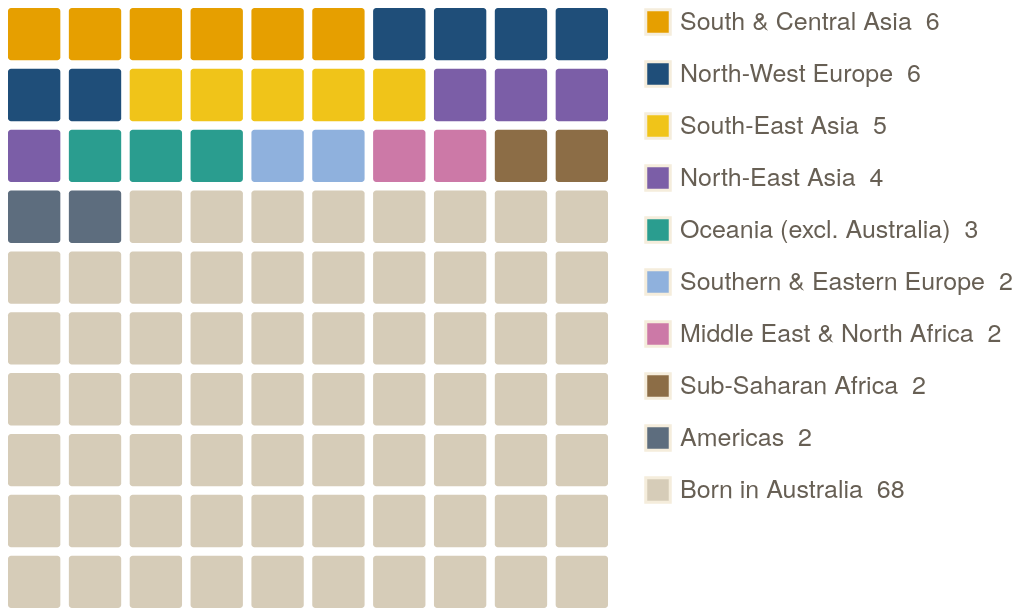

Describe this chart as a Vega-Lite specification.
### Vega-Lite specification from a JSON file in a GitHub repository (floating-point values rounded to 4 significant figures)
{"$schema": "https://vega.github.io/schema/vega-lite/v5.json", "config": {"background": null, "font": "IBM Plex Sans, Helvetica Neue, Arial, sans-serif", "padding": 4, "view": {"stroke": null}, "axis": {"labelColor": "#675f54", "titleColor": "#675f54", "gridColor": "#d3c5a8", "domainColor": "#d3c5a8", "tickColor": "#d3c5a8", "labelFont": "IBM Plex Sans, Helvetica Neue, Arial, sans-serif", "labelFontSize": 11, "titleFont": "IBM Plex Sans, Helvetica Neue, Arial, sans-serif", "titleFontWeight": 500, "titleFontSize": 11.5}, "legend": {"labelColor": "#675f54", "titleColor": "#25221d", "labelFont": "IBM Plex Sans, Helvetica Neue, Arial, sans-serif", "titleFont": "IBM Plex Sans, Helvetica Neue, Arial, sans-serif", "titleFontWeight": 600, "labelFontSize": 12, "titleFontSize": 12, "symbolStrokeColor": "#f5eddc"}, "text": {"color": "#25221d", "font": "IBM Plex Sans, Helvetica Neue, Arial, sans-serif"}, "tooltipFormat": {"numberFormat": ",.0f"}}, "width": 300, "height": 300, "data": {"values": [{"region": "South & Central Asia", "n": 1746360, "pct": 6.3, "label": "Born in South & Central Asia", "i": 0, "col": 0, "row": 0}, {"region": "South & Central Asia", "n": 1746360, "pct": 6.3, "label": "Born in South & Central Asia", "i": 1, "col": 1, "row": 0}, {"region": "South & Central Asia", "n": 1746360, "pct": 6.3, "label": "Born in South & Central Asia", "i": 2, "col": 2, "row": 0}, {"region": "South & Central Asia", "n": 1746360, "pct": 6.3, "label": "Born in South & Central Asia", "i": 3, "col": 3, "row": 0}, {"region": "South & Central Asia", "n": 1746360, "pct": 6.3, "label": "Born in South & Central Asia", "i": 4, "col": 4, "row": 0}, {"region": "South & Central Asia", "n": 1746360, "pct": 6.3, "label": "Born in South & Central Asia", "i": 5, "col": 5, "row": 0}, {"region": "North-West Europe", "n": 1548800, "pct": 5.6, "label": "Born in North-West Europe", "i": 6, "col": 6, "row": 0}, {"region": "North-West Europe", "n": 1548800, "pct": 5.6, "label": "Born in North-West Europe", "i": 7, "col": 7, "row": 0}, {"region": "North-West Europe", "n": 1548800, "pct": 5.6, "label": "Born in North-West Europe", "i": 8, "col": 8, "row": 0}, {"region": "North-West Europe", "n": 1548800, "pct": 5.6, "label": "Born in North-West Europe", "i": 9, "col": 9, "row": 0}, {"region": "North-West Europe", "n": 1548800, "pct": 5.6, "label": "Born in North-West Europe", "i": 10, "col": 0, "row": 1}, {"region": "North-West Europe", "n": 1548800, "pct": 5.6, "label": "Born in North-West Europe", "i": 11, "col": 1, "row": 1}, {"region": "South-East Asia", "n": 1365980, "pct": 4.9, "label": "Born in South-East Asia", "i": 12, "col": 2, "row": 1}, {"region": "South-East Asia", "n": 1365980, "pct": 4.9, "label": "Born in South-East Asia", "i": 13, "col": 3, "row": 1}, {"region": "South-East Asia", "n": 1365980, "pct": 4.9, "label": "Born in South-East Asia", "i": 14, "col": 4, "row": 1}, {"region": "South-East Asia", "n": 1365980, "pct": 4.9, "label": "Born in South-East Asia", "i": 15, "col": 5, "row": 1}, {"region": "South-East Asia", "n": 1365980, "pct": 4.9, "label": "Born in South-East Asia", "i": 16, "col": 6, "row": 1}, {"region": "North-East Asia", "n": 1129440, "pct": 4.1, "label": "Born in North-East Asia", "i": 17, "col": 7, "row": 1}, {"region": "North-East Asia", "n": 1129440, "pct": 4.1, "label": "Born in North-East Asia", "i": 18, "col": 8, "row": 1}, {"region": "North-East Asia", "n": 1129440, "pct": 4.1, "label": "Born in North-East Asia", "i": 19, "col": 9, "row": 1}, {"region": "North-East Asia", "n": 1129440, "pct": 4.1, "label": "Born in North-East Asia", "i": 20, "col": 0, "row": 2}, {"region": "Oceania (excl. Australia)", "n": 866840, "pct": 3.1, "label": "Born in Oceania (excl. Australia)", "i": 21, "col": 1, "row": 2}, {"region": "Oceania (excl. Australia)", "n": 866840, "pct": 3.1, "label": "Born in Oceania (excl. Australia)", "i": 22, "col": 2, "row": 2}, {"region": "Oceania (excl. Australia)", "n": 866840, "pct": 3.1, "label": "Born in Oceania (excl. Australia)", "i": 23, "col": 3, "row": 2}, {"region": "Southern & Eastern Europe", "n": 666600, "pct": 2.4, "label": "Born in Southern & Eastern Europe", "i": 24, "col": 4, "row": 2}, {"region": "Southern & Eastern Europe", "n": 666600, "pct": 2.4, "label": "Born in Southern & Eastern Europe", "i": 25, "col": 5, "row": 2}, {"region": "Middle East & North Africa", "n": 559890, "pct": 2, "label": "Born in Middle East & North Africa", "i": 26, "col": 6, "row": 2}, {"region": "Middle East & North Africa", "n": 559890, "pct": 2, "label": "Born in Middle East & North Africa", "i": 27, "col": 7, "row": 2}, {"region": "Sub-Saharan Africa", "n": 480090, "pct": 1.7, "label": "Born in Sub-Saharan Africa", "i": 28, "col": 8, "row": 2}, {"region": "Sub-Saharan Africa", "n": 480090, "pct": 1.7, "label": "Born in Sub-Saharan Africa", "i": 29, "col": 9, "row": 2}, {"region": "Americas", "n": 469830, "pct": 1.7, "label": "Born in Americas", "i": 30, "col": 0, "row": 3}, {"region": "Americas", "n": 469830, "pct": 1.7, "label": "Born in Americas", "i": 31, "col": 1, "row": 3}, {"region": "Australia", "n": 18779950, "pct": 68, "label": "Born in Australia", "i": 32, "col": 2, "row": 3}, {"region": "Australia", "n": 18779950, "pct": 68, "label": "Born in Australia", "i": 33, "col": 3, "row": 3}, {"region": "Australia", "n": 18779950, "pct": 68, "label": "Born in Australia", "i": 34, "col": 4, "row": 3}, {"region": "Australia", "n": 18779950, "pct": 68, "label": "Born in Australia", "i": 35, "col": 5, "row": 3}, {"region": "Australia", "n": 18779950, "pct": 68, "label": "Born in Australia", "i": 36, "col": 6, "row": 3}, {"region": "Australia", "n": 18779950, "pct": 68, "label": "Born in Australia", "i": 37, "col": 7, "row": 3}, {"region": "Australia", "n": 18779950, "pct": 68, "label": "Born in Australia", "i": 38, "col": 8, "row": 3}, {"region": "Australia", "n": 18779950, "pct": 68, "label": "Born in Australia", "i": 39, "col": 9, "row": 3}, {"region": "Australia", "n": 18779950, "pct": 68, "label": "Born in Australia", "i": 40, "col": 0, "row": 4}, {"region": "Australia", "n": 18779950, "pct": 68, "label": "Born in Australia", "i": 41, "col": 1, "row": 4}, {"region": "Australia", "n": 18779950, "pct": 68, "label": "Born in Australia", "i": 42, "col": 2, "row": 4}, {"region": "Australia", "n": 18779950, "pct": 68, "label": "Born in Australia", "i": 43, "col": 3, "row": 4}, {"region": "Australia", "n": 18779950, "pct": 68, "label": "Born in Australia", "i": 44, "col": 4, "row": 4}, {"region": "Australia", "n": 18779950, "pct": 68, "label": "Born in Australia", "i": 45, "col": 5, "row": 4}, {"region": "Australia", "n": 18779950, "pct": 68, "label": "Born in Australia", "i": 46, "col": 6, "row": 4}, {"region": "Australia", "n": 18779950, "pct": 68, "label": "Born in Australia", "i": 47, "col": 7, "row": 4}, {"region": "Australia", "n": 18779950, "pct": 68, "label": "Born in Australia", "i": 48, "col": 8, "row": 4}, {"region": "Australia", "n": 18779950, "pct": 68, "label": "Born in Australia", "i": 49, "col": 9, "row": 4}, {"region": "Australia", "n": 18779950, "pct": 68, "label": "Born in Australia", "i": 50, "col": 0, "row": 5}, {"region": "Australia", "n": 18779950, "pct": 68, "label": "Born in Australia", "i": 51, "col": 1, "row": 5}, {"region": "Australia", "n": 18779950, "pct": 68, "label": "Born in Australia", "i": 52, "col": 2, "row": 5}, {"region": "Australia", "n": 18779950, "pct": 68, "label": "Born in Australia", "i": 53, "col": 3, "row": 5}, {"region": "Australia", "n": 18779950, "pct": 68, "label": "Born in Australia", "i": 54, "col": 4, "row": 5}, {"region": "Australia", "n": 18779950, "pct": 68, "label": "Born in Australia", "i": 55, "col": 5, "row": 5}, {"region": "Australia", "n": 18779950, "pct": 68, "label": "Born in Australia", "i": 56, "col": 6, "row": 5}, {"region": "Australia", "n": 18779950, "pct": 68, "label": "Born in Australia", "i": 57, "col": 7, "row": 5}, {"region": "Australia", "n": 18779950, "pct": 68, "label": "Born in Australia", "i": 58, "col": 8, "row": 5}, {"region": "Australia", "n": 18779950, "pct": 68, "label": "Born in Australia", "i": 59, "col": 9, "row": 5}, {"region": "Australia", "n": 18779950, "pct": 68, "label": "Born in Australia", "i": 60, "col": 0, "row": 6}, {"region": "Australia", "n": 18779950, "pct": 68, "label": "Born in Australia", "i": 61, "col": 1, "row": 6}, {"region": "Australia", "n": 18779950, "pct": 68, "label": "Born in Australia", "i": 62, "col": 2, "row": 6}, {"region": "Australia", "n": 18779950, "pct": 68, "label": "Born in Australia", "i": 63, "col": 3, "row": 6}, {"region": "Australia", "n": 18779950, "pct": 68, "label": "Born in Australia", "i": 64, "col": 4, "row": 6}, {"region": "Australia", "n": 18779950, "pct": 68, "label": "Born in Australia", "i": 65, "col": 5, "row": 6}, {"region": "Australia", "n": 18779950, "pct": 68, "label": "Born in Australia", "i": 66, "col": 6, "row": 6}, {"region": "Australia", "n": 18779950, "pct": 68, "label": "Born in Australia", "i": 67, "col": 7, "row": 6}, {"region": "Australia", "n": 18779950, "pct": 68, "label": "Born in Australia", "i": 68, "col": 8, "row": 6}, {"region": "Australia", "n": 18779950, "pct": 68, "label": "Born in Australia", "i": 69, "col": 9, "row": 6}, {"region": "Australia", "n": 18779950, "pct": 68, "label": "Born in Australia", "i": 70, "col": 0, "row": 7}, {"region": "Australia", "n": 18779950, "pct": 68, "label": "Born in Australia", "i": 71, "col": 1, "row": 7}, {"region": "Australia", "n": 18779950, "pct": 68, "label": "Born in Australia", "i": 72, "col": 2, "row": 7}, {"region": "Australia", "n": 18779950, "pct": 68, "label": "Born in Australia", "i": 73, "col": 3, "row": 7}, {"region": "Australia", "n": 18779950, "pct": 68, "label": "Born in Australia", "i": 74, "col": 4, "row": 7}, {"region": "Australia", "n": 18779950, "pct": 68, "label": "Born in Australia", "i": 75, "col": 5, "row": 7}, {"region": "Australia", "n": 18779950, "pct": 68, "label": "Born in Australia", "i": 76, "col": 6, "row": 7}, {"region": "Australia", "n": 18779950, "pct": 68, "label": "Born in Australia", "i": 77, "col": 7, "row": 7}, {"region": "Australia", "n": 18779950, "pct": 68, "label": "Born in Australia", "i": 78, "col": 8, "row": 7}, {"region": "Australia", "n": 18779950, "pct": 68, "label": "Born in Australia", "i": 79, "col": 9, "row": 7}, {"region": "Australia", "n": 18779950, "pct": 68, "label": "Born in Australia", "i": 80, "col": 0, "row": 8}, {"region": "Australia", "n": 18779950, "pct": 68, "label": "Born in Australia", "i": 81, "col": 1, "row": 8}, {"region": "Australia", "n": 18779950, "pct": 68, "label": "Born in Australia", "i": 82, "col": 2, "row": 8}, {"region": "Australia", "n": 18779950, "pct": 68, "label": "Born in Australia", "i": 83, "col": 3, "row": 8}, {"region": "Australia", "n": 18779950, "pct": 68, "label": "Born in Australia", "i": 84, "col": 4, "row": 8}, {"region": "Australia", "n": 18779950, "pct": 68, "label": "Born in Australia", "i": 85, "col": 5, "row": 8}, {"region": "Australia", "n": 18779950, "pct": 68, "label": "Born in Australia", "i": 86, "col": 6, "row": 8}, {"region": "Australia", "n": 18779950, "pct": 68, "label": "Born in Australia", "i": 87, "col": 7, "row": 8}, {"region": "Australia", "n": 18779950, "pct": 68, "label": "Born in Australia", "i": 88, "col": 8, "row": 8}, {"region": "Australia", "n": 18779950, "pct": 68, "label": "Born in Australia", "i": 89, "col": 9, "row": 8}, {"region": "Australia", "n": 18779950, "pct": 68, "label": "Born in Australia", "i": 90, "col": 0, "row": 9}, {"region": "Australia", "n": 18779950, "pct": 68, "label": "Born in Australia", "i": 91, "col": 1, "row": 9}, {"region": "Australia", "n": 18779950, "pct": 68, "label": "Born in Australia", "i": 92, "col": 2, "row": 9}, {"region": "Australia", "n": 18779950, "pct": 68, "label": "Born in Australia", "i": 93, "col": 3, "row": 9}, {"region": "Australia", "n": 18779950, "pct": 68, "label": "Born in Australia", "i": 94, "col": 4, "row": 9}, {"region": "Australia", "n": 18779950, "pct": 68, "label": "Born in Australia", "i": 95, "col": 5, "row": 9}, {"region": "Australia", "n": 18779950, "pct": 68, "label": "Born in Australia", "i": 96, "col": 6, "row": 9}, {"region": "Australia", "n": 18779950, "pct": 68, "label": "Born in Australia", "i": 97, "col": 7, "row": 9}, {"region": "Australia", "n": 18779950, "pct": 68, "label": "Born in Australia", "i": 98, "col": 8, "row": 9}, {"region": "Australia", "n": 18779950, "pct": 68, "label": "Born in Australia", "i": 99, "col": 9, "row": 9}]}, "params": [{"name": "wr", "select": {"type": "point", "fields": ["region"], "on": "pointerover", "clear": "pointerout"}, "bind": "legend"}], "mark": {"type": "rect", "cornerRadius": 1.5, "cursor": "pointer"}, "encoding": {"x": {"field": "col", "type": "ordinal", "axis": null, "scale": {"paddingInner": 0.14, "paddingOuter": 0}}, "y": {"field": "row", "type": "ordinal", "axis": null, "scale": {"paddingInner": 0.14, "paddingOuter": 0}}, "color": {"field": "region", "type": "nominal", "scale": {"domain": ["South & Central Asia", "North-West Europe", "South-East Asia", "North-East Asia", "Oceania (excl. Australia)", "Southern & Eastern Europe", "Middle East & North Africa", "Sub-Saharan Africa", "Americas", "Australia"], "range": ["#e69f00", "#1f4e79", "#f0c419", "#7b5ea7", "#2a9d8f", "#8fb1dd", "#cc79a7", "#8c6d46", "#5d6d7e", "#d6ccb8"]}, "legend": {"title": null, "orient": "right", "columns": 1, "symbolType": "square", "symbolSize": 150, "labelFontSize": 12.5, "labelLimit": 220, "rowPadding": 6, "labelExpr": "{\"South & Central Asia\":\"South & Central Asia  6\",\"North-West Europe\":\"North-West Europe  6\",\"South-East Asia\":\"South-East Asia  5\",\"North-East Asia\":\"North-East Asia  4\",\"Oceania (excl. Australia)\":\"Oceania (excl. Australia)  3\",\"Southern & Eastern Europe\":\"Southern & Eastern Europe  2\",\"Middle East & North Africa\":\"Middle East & North Africa  2\",\"Sub-Saharan Africa\":\"Sub-Saharan Africa  2\",\"Americas\":\"Americas  2\",\"Australia\":\"Born in Australia  68\"}[datum.label]"}}, "opacity": {"condition": {"param": "wr", "value": 1}, "value": 0.25}, "tooltip": [{"field": "label", "title": "Group"}, {"field": "pct", "title": "% of all residents", "format": ".1f"}, {"field": "n", "title": "Residents, 30 June 2025", "format": ","}]}}
